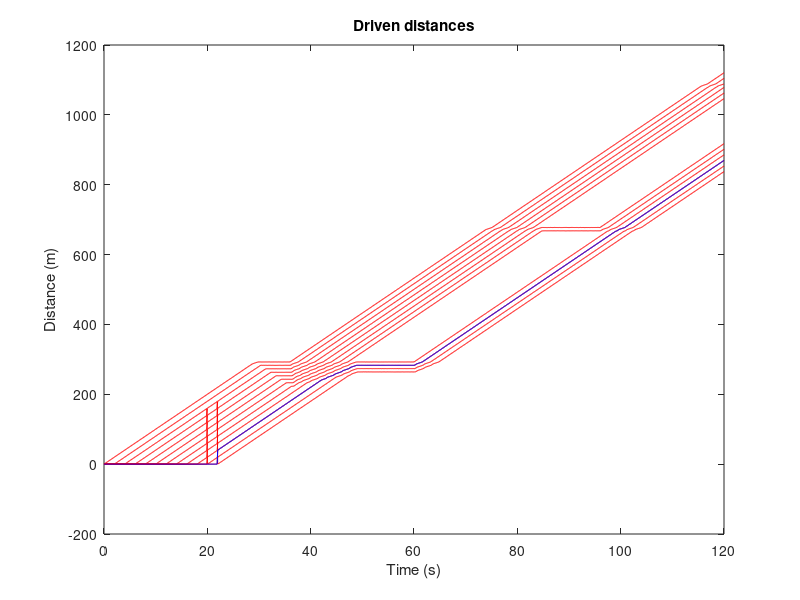
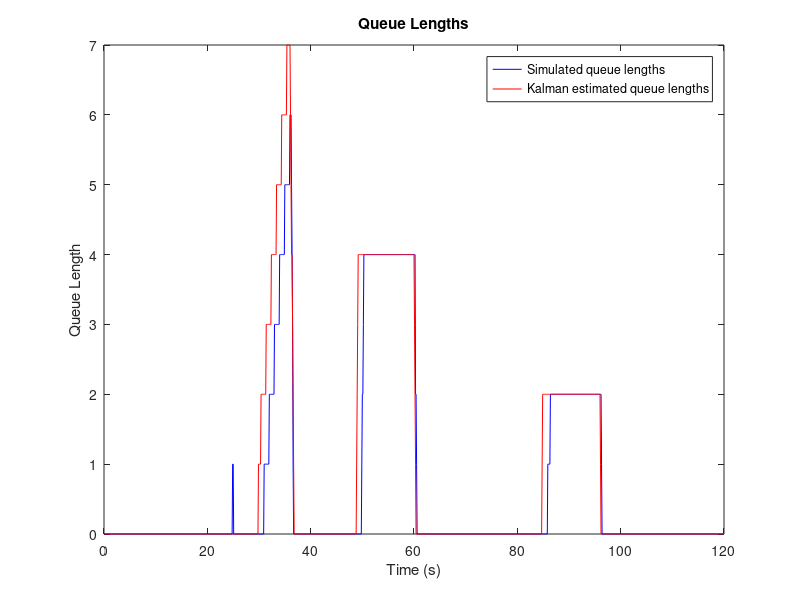

These figures' MATLAB source, in order:
close all
clear all

load('distances.mat', 'D');
load('speeds.mat', 'Sp');
for veh = 1:12
    
%Initialization
Nsamples=120*10;
dt = .1;
t=0:dt:dt*Nsamples;
Vtrue = 10;

Xinitial = 0;
%Xtrue = Xinitial + Vtrue * t
Xtrue = D(veh,:);

Xk_prev = [0; 
    1*Vtrue];

Xk=[];

% Phi represents the dynamics of the system.
Phi = [1 dt;
       0  1];

% The error matrix 
sigma_model = 1;

P = [sigma_model^2             0;
                 0 sigma_model^2];
             
% Q is the process noise covariance.
Q = [0.5 0;
     0 0.5];
 
% M is the measurement matrix. X is measured 
M = [1 0];

% R is the measurement noise covariance. 
sigma_meas = .1; 
R = sigma_meas^2;


% Buffers for later display
Xk_buffer = zeros(2,Nsamples+1);
Xk_buffer(:,1) = Xk_prev;
Z_buffer = zeros(1,Nsamples+1);

% Kalman iteration 
for k=1:Nsamples
    
    % Z is the measurement vector. 
    Z = Xtrue(k+1)+sigma_meas*randn;
    Z_buffer(k+1) = Z;
    
    % Kalman iteration
    P1 = Phi*P*Phi' + Q;
    S = M*P1*M' + R;
    
    % K is Kalman gain.
    K = P1*M'*inv(S);
    P = P1 - K*M*P1;
    
    Xk = Phi*Xk_prev + K*(Z-M*Phi*Xk_prev);
    Xk_buffer(:,k+1) = Xk;
    
    % For the next iteration
    Xk_prev = Xk; 
end

%Save the driving distances and speeds for plotting
Xk_d(veh,:) = Xk_buffer(1,:);
Xk_sum(veh,:) = Xk_buffer(2,:);
end

%Calculate the queue lengths for each iterations. 
%If the speed is lower than 2 the vehicle is assumed
%to be in a queue.
for col = 250:1201
    queueLengthEst = 0;
    queueLengthSim = 0;
    for row = 1:12
       if(Xk_sum(row,col) < 2)
          queueLengthEst = queueLengthEst + 1;
       end
       if(Sp(row,col) < 2)
          queueLengthSim = queueLengthSim + 1; 
       end
    end
   queueLengths(1,col) = queueLengthEst; 
   queueLengths(2,col) = queueLengthSim;
end

%Distance plot
figure;
plot(t,Xk_d(1,:),'r');
hold on;
for d = 2:12
    plot(t,Xk_d(d,:),'r');
end
plot(t,Xtrue,'b');
title('Driven distances');
xlabel('Time (s)');
ylabel('Distance (m)');

%Queue length plot
figure;
plot(t,queueLengths(1,:),'b');
hold on;
plot(t,queueLengths(2,:),'r');
title('Queue Lengths');
xlabel('Time (s)');
ylabel('Queue Length');
legend('Simulated queue lengths','Kalman estimated queue lengths');

%dxkbuffer = size(Xk_buffer)
%figure;
%plot(t,Xtrue,'g');
%hold on;
%plot(t,Z_buffer,'c');
%plot(t,Xk_buffer(1,:),'m');
%title('Position estimation results');
%xlabel('Time (s)');
%ylabel('Position (m)');
%legend('True position','Kalman estimated displacement');

%%%%%%Velocity analysis
%figure;
%plot(t,ones(size(t))*Vtrue,'m');
%plot(t, Sp(1,:), 'm');
%hold on;
%plot(t,Xk_buffer(2,:),'k');
%title('Velocity estimation results');
%xlabel('Time (s)');
%ylabel('Velocity (m/s)');
%legend('True velocity','Estimated velocity by Kalman filter');
%%%%%%%%%%%%%%%%%%%%%%%%%%%%%%%%%%%%%%%%

